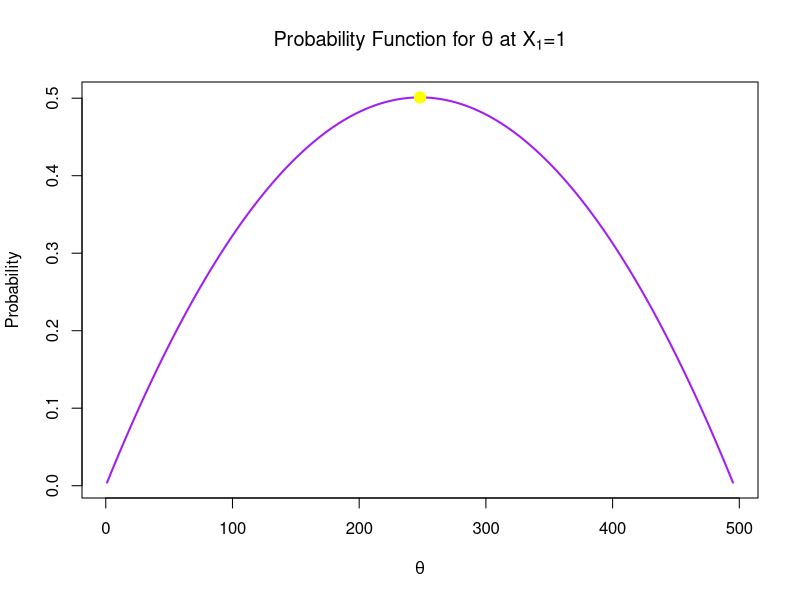
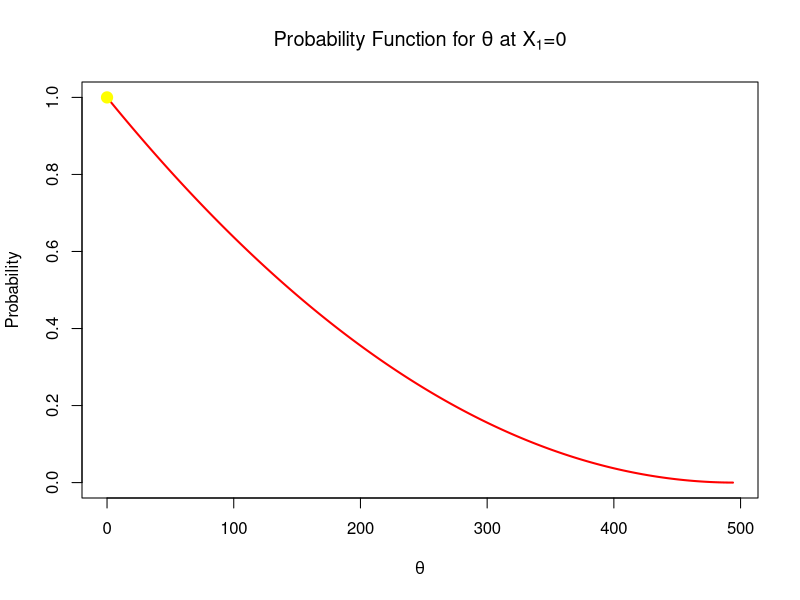

Reproduce these figures in R, in order.
## ---- chunk 1
knitr::opts_chunk$set(echo = TRUE)
## ---- chunk 2

#Case 1: Observing 1 dirty packet
N_1 <- 496
n_1 <- 2
x_1 <- 1

#the possible theta values 
possible_theta <- 1:495

#Calculating the hypergeometric probability
probability <- dhyper(x_1, possible_theta, N_1-possible_theta, n_1)


#finding the max values for theta and the max probability
theta_max <- possible_theta[which.max(probability)]
max_prob <-max(probability)

#Plotting the function
plot(
  possible_theta,
  probability,
  type="l", 
  col = "purple", 
  lwd =2,
  xlab = expression(theta),
  ylab="Probability",
  main = expression(paste("Probability Function for ", theta, " at ", X[1], "=1")))

  #adding a point to indicate the Max
  points(theta_max, max_prob, col="yellow", pch=19, cex=1.5)
  
  #print results 
  print(paste("The maximum value for theta is:", theta_max))
  print(paste("The maximum Probability is:", max_prob))
  

## ---- chunk 3

#Case 2: Observing 0 dirty packet
N_1 <- 496
n_1 <- 2
x_1 <- 0

#the possible theta values 
possible_theta <- 0:494

#Calculating the hypergeometric probability
probability <- dhyper(x_1, possible_theta, N_1-possible_theta, n_1)

#finding the max values for theta and the max probability
theta_max <- possible_theta[which.max(probability)]
max_prob <-max(probability)

#Plotting the function
plot(
  possible_theta,
  probability,
  type="l", 
  col = "red", 
  lwd =2,
  xlab = expression(theta),
  ylab="Probability",
  main = expression(paste("Probability Function for ", theta, " at ", X[1], "=0")))
  
  #adding a point to indicate the Max
  points(theta_max, max_prob, col="yellow", pch=19, cex=1.5)
  
  #print results 
  print(paste("The maximum value for theta is:", theta_max))
  print(paste("The maximum Probability is:", max_prob))
